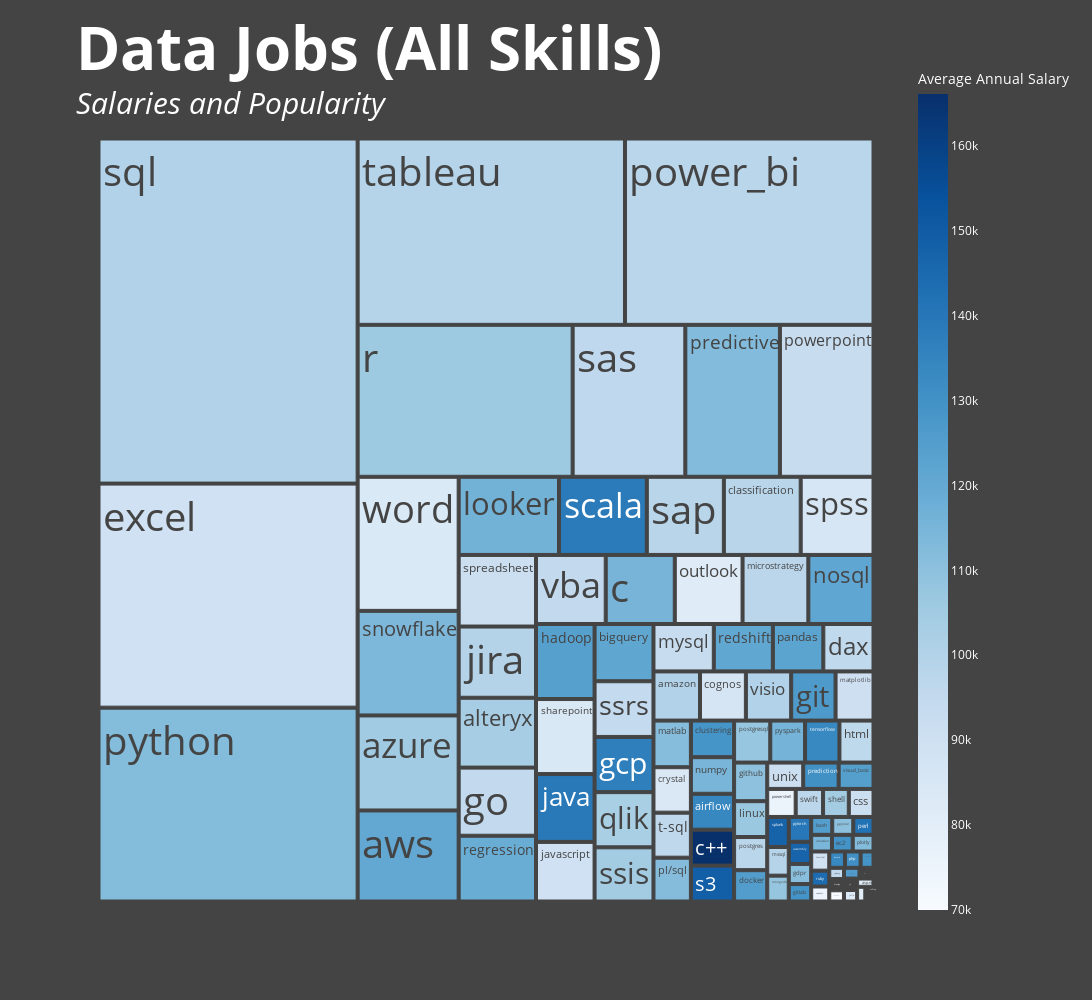

The cell this chart's notebook holds for it:
### Code cell
import plotly.express as px

fig = px.treemap(top_skills_df, path=['skill'], values='frequency (%)',
                  color='avg_yearly_salary', color_continuous_scale='Blues')

fig.update_traces(textfont_size=40,
                      hovertemplate='''
    <b>Skill:</b> %{label} <br> \
    <b>Frequency:</b> %{value}% <br> \
    <b>Average Salary:</b> $%{color}<extra></extra>''',
                    hoverlabel=dict(font_size=20))

fig.update_layout(
    title_text="<b style='font-size: 60px;'>Data Jobs (All Skills)</b><br><br><i style='font-size: 30px;'>Salaries and Popularity</i>", 
    title_x=0.07, 
    title_y=0.93,
    font_color="white",
    paper_bgcolor="#444444", 
    coloraxis_colorbar=dict(title="Average Annual Salary"),
    width=1600,
    height=1000
)

fig.show()

### Figure 1 — Plotly figure (JSON) as saved in the notebook; plotly's stock layout.template omitted (floating-point values rounded to 4 significant figures)
{"data": [{"branchvalues": "total", "customdata": [[133894], [103800.0], [100380], [80000], [146800], [114753], [133567], [120791], [105316], [125000], [121700.0], [129333], [115335], [166101], [97956], [128900.0], [null], [86761], [83935], [90957], [95680.0], [125200.0], [129512], [89299], [136929], [111000], [110333], [126500.0], [110002], [129200.0], [95009], [124200.0], [96345], [139171], [89342], [99361], [95000], [null], [82273], [106994], [80000], [116513], [111527], [90700], [97380.0], [null], [107975], [98929], [93585], [121366], [115059], [81301], [122369], [141533], [130953], [111846], [112500], [97765], [107674], [97628], [93066], [75916], [130528], [112623], [115586], [112188], [139529], [102797], [106083], [121130], [118689], [null], [143897], [148660], [97934], [95870.0], [138344], [75000], [70000], [84318], [104444], [113799], [147500], [91370], [85670], [100300.0], [104534], [94485], [97041], [96202], [99178], [133693], [88514], [91380], [125667], [95253], [100400.0], [124600.0], [83830]], "domain": {"x": [0, 1], "y": [0, 1]}, "hoverlabel": {"font": {"size": 20}}, "hovertemplate": "\n    <b>Skill:</b> %{label} <br>     <b>Frequency:</b> %{value}% <br>     <b>Average Salary:</b> $%{color}<extra></extra>", "ids": ["airflow", "alteryx", "amazon", "asp.net", "assembly", "atlassian", "aurora", "aws", "azure", "bash", "bigquery", "bitbucket", "c", "c++", "classification", "clustering", "cnn", "cognos", "crystal", "css", "dax", "docker", "ec2", "excel", "gcp", "gdpr", "ggplot2", "git", "github", "gitlab", "go", "hadoop", "html", "java", "javascript", "jira", "jquery", "js", "julia", "linux", "linux/unix", "looker", "matlab", "matplotlib", "microstrategy", "mongo", "mongodb", "mssql", "mysql", "nosql", "numpy", "outlook", "pandas", "perl", "php", "pl/sql", "plotly", "postgres", "postgresql", "power_bi", "powerpoint", "powershell", "prediction", "predictive", "pyspark", "python", "pytorch", "qlik", "r", "redshift", "regression", "rshiny", "ruby", "s3", "sap", "sas", "scala", "seaborn", "selenium", "sharepoint", "shell", "snowflake", "splunk", "spreadsheet", "spss", "sql", "ssis", "ssrs", "swift", "t-sql", "tableau", "tensorflow", "terminal", "unix", "unix/linux", "vba", "visio", "visual_basic", "word"], "labels": ["airflow", "alteryx", "amazon", "asp.net", "assembly", "atlassian", "aurora", "aws", "azure", "bash", "bigquery", "bitbucket", "c", "c++", "classification", "clustering", "cnn", "cognos", "crystal", "css", "dax", "docker", "ec2", "excel", "gcp", "gdpr", "ggplot2", "git", "github", "gitlab", "go", "hadoop", "html", "java", "javascript", "jira", "jquery", "js", "julia", "linux", "linux/unix", "looker", "matlab", "matplotlib", "microstrategy", "mongo", "mongodb", "mssql", "mysql", "nosql", "numpy", "outlook", "pandas", "perl", "php", "pl/sql", "plotly", "postgres", "postgresql", "power_bi", "powerpoint", "powershell", "prediction", "predictive", "pyspark", "python", "pytorch", "qlik", "r", "redshift", "regression", "rshiny", "ruby", "s3", "sap", "sas", "scala", "seaborn", "selenium", "sharepoint", "shell", "snowflake", "splunk", "spreadsheet", "spss", "sql", "ssis", "ssrs", "swift", "t-sql", "tableau", "tensorflow", "terminal", "unix", "unix/linux", "vba", "visio", "visual_basic", "word"], "marker": {"coloraxis": "coloraxis", "colors": [133894, 103800.0, 100380, 80000, 146800, 114753, 133567, 120791, 105316, 125000, 121700.0, 129333, 115335, 166101, 97956, 128900.0, null, 86761, 83935, 90957, 95680.0, 125200.0, 129512, 89299, 136929, 111000, 110333, 126500.0, 110002, 129200.0, 95009, 124200.0, 96345, 139171, 89342, 99361, 95000, null, 82273, 106994, 80000, 116513, 111527, 90700, 97380.0, null, 107975, 98929, 93585, 121366, 115059, 81301, 122369, 141533, 130953, 111846, 112500, 97765, 107674, 97628, 93066, 75916, 130528, 112623, 115586, 112188, 139529, 102797, 106083, 121130, 118689, null, 143897, 148660, 97934, 95870.0, 138344, 75000, 70000, 84318, 104444, 113799, 147500, 91370, 85670, 100300.0, 104534, 94485, 97041, 96202, 99178, 133693, 88514, 91380, 125667, 95253, 100400.0, 124600.0, 83830]}, "name": "", "parents": ["", "", "", "", "", "", "", "", "", "", "", "", "", "", "", "", "", "", "", "", "", "", "", "", "", "", "", "", "", "", "", "", "", "", "", "", "", "", "", "", "", "", "", "", "", "", "", "", "", "", "", "", "", "", "", "", "", "", "", "", "", "", "", "", "", "", "", "", "", "", "", "", "", "", "", "", "", "", "", "", "", "", "", "", "", "", "", "", "", "", "", "", "", "", "", "", "", "", ""], "textfont": {"size": 40}, "type": "treemap", "values": [1.03, 3.59, 1.52, 0.09, 0.33, 0.23, 0.17, 6.11, 6.38, 0.25, 2.24, 0.14, 3.17, 1.03, 3.99, 1.05, 0.1, 1.5, 1.13, 0.46, 1.58, 0.69, 0.23, 38.58, 2.16, 0.3, 0.25, 1.45, 0.85, 0.26, 3.5, 2.92, 0.95, 2.64, 2.32, 3.66, 0.11, 0.1, 0.1, 0.79, 0.08, 5.21, 1.16, 1.24, 3.02, 0.11, 0.37, 0.41, 1.9, 2.99, 1.05, 3.11, 1.59, 0.24, 0.17, 1.09, 0.23, 0.73, 1.01, 30.77, 9.45, 0.53, 0.62, 9.55, 0.97, 33.38, 0.37, 2.16, 21.71, 1.86, 3.38, 0.08, 0.19, 1.03, 4, 11.38, 4.56, 0.18, 0.11, 2.92, 0.48, 7.02, 0.43, 3.68, 3.78, 59.42, 2.12, 2.18, 0.51, 1.12, 33.1, 0.96, 0.23, 0.63, 0.11, 3.2, 1.48, 0.61, 9]}], "layout": {"coloraxis": {"colorbar": {"title": {"text": "Average Annual Salary"}}, "colorscale": [[0, "rgb(247,251,255)"], [0.125, "rgb(222,235,247)"], [0.25, "rgb(198,219,239)"], [0.375, "rgb(158,202,225)"], [0.5, "rgb(107,174,214)"], [0.625, "rgb(66,146,198)"], [0.75, "rgb(33,113,181)"], [0.875, "rgb(8,81,156)"], [1, "rgb(8,48,107)"]]}, "font": {"color": "white"}, "height": 1000, "legend": {"tracegroupgap": 0}, "margin": {"t": 60}, "paper_bgcolor": "#444444", "title": {"text": "<b style='font-size: 60px;'>Data Jobs (All Skills)</b><br><br><i style='font-size: 30px;'>Salaries and Popularity</i>", "x": 0.07, "y": 0.93}, "width": 1600}}
